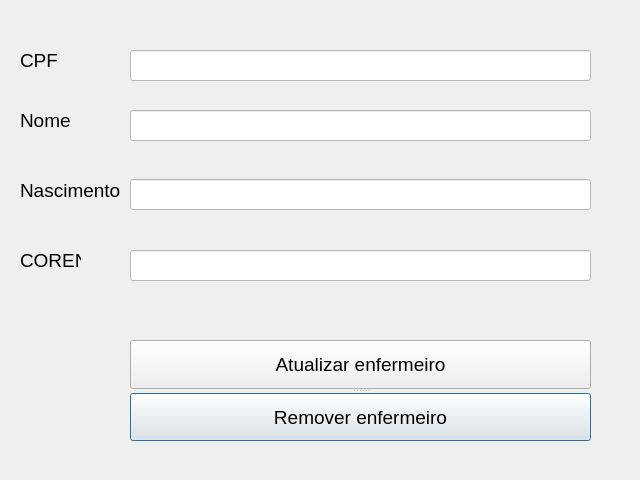
<?xml version="1.0" encoding="UTF-8"?>
<ui version="4.0">
 <class>NurseView</class>
 <widget class="QDialog" name="NurseView">
  <property name="geometry">
   <rect>
    <x>0</x>
    <y>0</y>
    <width>640</width>
    <height>480</height>
   </rect>
  </property>
  <property name="windowTitle">
   <string>Enfermeiro</string>
  </property>
  <widget class="QLabel" name="label">
   <property name="geometry">
    <rect>
     <x>20</x>
     <y>50</y>
     <width>61</width>
     <height>20</height>
    </rect>
   </property>
   <property name="font">
    <font>
     <pointsize>14</pointsize>
    </font>
   </property>
   <property name="text">
    <string>CPF</string>
   </property>
  </widget>
  <widget class="QLabel" name="label_5">
   <property name="geometry">
    <rect>
     <x>20</x>
     <y>110</y>
     <width>61</width>
     <height>20</height>
    </rect>
   </property>
   <property name="font">
    <font>
     <pointsize>14</pointsize>
    </font>
   </property>
   <property name="text">
    <string>Nome</string>
   </property>
  </widget>
  <widget class="QLabel" name="label_6">
   <property name="geometry">
    <rect>
     <x>20</x>
     <y>180</y>
     <width>101</width>
     <height>20</height>
    </rect>
   </property>
   <property name="font">
    <font>
     <pointsize>14</pointsize>
    </font>
   </property>
   <property name="text">
    <string>Nascimento</string>
   </property>
  </widget>
  <widget class="QLabel" name="label_7">
   <property name="geometry">
    <rect>
     <x>20</x>
     <y>250</y>
     <width>61</width>
     <height>20</height>
    </rect>
   </property>
   <property name="font">
    <font>
     <pointsize>14</pointsize>
    </font>
   </property>
   <property name="text">
    <string>COREN</string>
   </property>
  </widget>
  <widget class="QLineEdit" name="name">
   <property name="geometry">
    <rect>
     <x>130</x>
     <y>110</y>
     <width>461</width>
     <height>31</height>
    </rect>
   </property>
   <property name="styleSheet">
    <string notr="true">background-color: rgb(255, 255, 255);</string>
   </property>
   <property name="readOnly">
    <bool>true</bool>
   </property>
  </widget>
  <widget class="QLineEdit" name="date">
   <property name="geometry">
    <rect>
     <x>130</x>
     <y>179</y>
     <width>461</width>
     <height>31</height>
    </rect>
   </property>
   <property name="styleSheet">
    <string notr="true">background-color: rgb(255, 255, 255);</string>
   </property>
   <property name="readOnly">
    <bool>true</bool>
   </property>
  </widget>
  <widget class="QLineEdit" name="cpf">
   <property name="geometry">
    <rect>
     <x>130</x>
     <y>50</y>
     <width>461</width>
     <height>31</height>
    </rect>
   </property>
   <property name="styleSheet">
    <string notr="true">background-color: rgb(255, 255, 255);</string>
   </property>
   <property name="readOnly">
    <bool>true</bool>
   </property>
  </widget>
  <widget class="QLineEdit" name="coren">
   <property name="geometry">
    <rect>
     <x>130</x>
     <y>250</y>
     <width>461</width>
     <height>31</height>
    </rect>
   </property>
   <property name="styleSheet">
    <string notr="true">background-color: rgb(255, 255, 255);</string>
   </property>
   <property name="readOnly">
    <bool>true</bool>
   </property>
  </widget>
  <widget class="QSplitter" name="splitter">
   <property name="geometry">
    <rect>
     <x>130</x>
     <y>340</y>
     <width>461</width>
     <height>101</height>
    </rect>
   </property>
   <property name="orientation">
    <enum>Qt::Vertical</enum>
   </property>
   <widget class="QPushButton" name="updateNurseButton">
    <property name="font">
     <font>
      <pointsize>14</pointsize>
     </font>
    </property>
    <property name="text">
     <string>Atualizar enfermeiro</string>
    </property>
    <property name="default">
     <bool>true</bool>
    </property>
   </widget>
   <widget class="QPushButton" name="removeNurseButton">
    <property name="font">
     <font>
      <pointsize>14</pointsize>
     </font>
    </property>
    <property name="text">
     <string>Remover enfermeiro</string>
    </property>
    <property name="default">
     <bool>true</bool>
    </property>
   </widget>
  </widget>
 </widget>
 <resources/>
 <connections/>
</ui>
